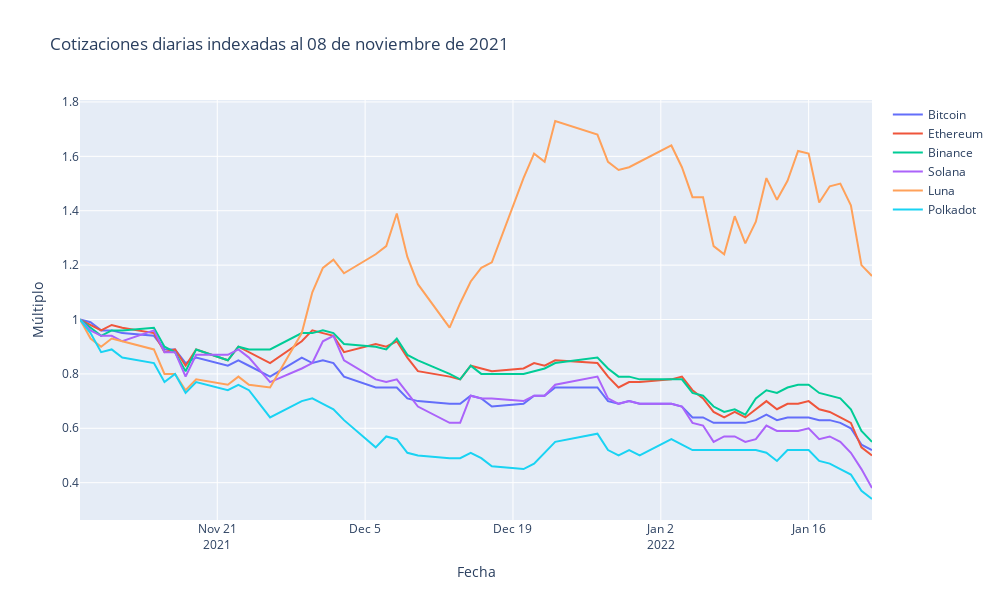

Source (notebook cell):
### Markdown cell above
### Altcoins

### Code cell
fig = go.Figure()

# Add traces
fig.add_trace(go.Scatter(x=filtered_df['date1'], y=filtered_df['BTC2'],
                    mode='lines',
                    name='Bitcoin'))

fig.add_trace(go.Scatter(x=filtered_df['date1'], y=filtered_df['ETH2'],
                    mode='lines',
                    name='Ethereum'))

fig.add_trace(go.Scatter(x=filtered_df['date1'], y=filtered_df['BNB2'],
                    mode='lines',
                    name='Binance'))

fig.add_trace(go.Scatter(x=filtered_df['date1'], y=filtered_df['SOL2'],
                    mode='lines',
                    name='Solana'))

fig.add_trace(go.Scatter(x=filtered_df['date1'], y=filtered_df['LUNA2'],
                    mode='lines',
                    name='Luna'))

fig.add_trace(go.Scatter(x=filtered_df['date1'], y=filtered_df['DOT2'],
                    mode='lines',
                    name='Polkadot'))

chart_layout = go.Layout(width=1000, height=600, title='Cotizaciones diarias indexadas al 08 de noviembre de 2021',
                         xaxis_title='Fecha', yaxis_title='Múltiplo', barmode='overlay') 

fig.update_layout(chart_layout)

fig.show()
